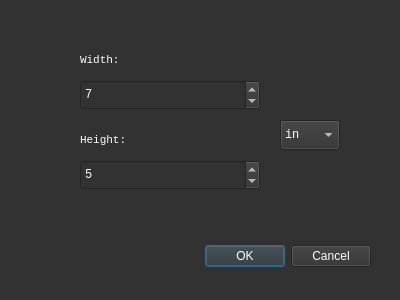
<?xml version="1.0" encoding="UTF-8"?>
<ui version="4.0">
 <class>Dialog</class>
 <widget class="QDialog" name="Dialog">
  <property name="geometry">
   <rect>
    <x>0</x>
    <y>0</y>
    <width>400</width>
    <height>300</height>
   </rect>
  </property>
  <property name="sizePolicy">
   <sizepolicy hsizetype="Fixed" vsizetype="Fixed">
    <horstretch>0</horstretch>
    <verstretch>0</verstretch>
   </sizepolicy>
  </property>
  <property name="minimumSize">
   <size>
    <width>400</width>
    <height>300</height>
   </size>
  </property>
  <property name="maximumSize">
   <size>
    <width>400</width>
    <height>300</height>
   </size>
  </property>
  <property name="windowTitle">
   <string>Choose size</string>
  </property>
  <property name="styleSheet">
   <string notr="true">background-color: #323232; text-color: white</string>
  </property>
  <widget class="QDialogButtonBox" name="button_box">
   <property name="geometry">
    <rect>
     <x>30</x>
     <y>240</y>
     <width>341</width>
     <height>32</height>
    </rect>
   </property>
   <property name="font">
    <font>
     <family>Consolas</family>
    </font>
   </property>
   <property name="styleSheet">
    <string notr="true">color: white</string>
   </property>
   <property name="orientation">
    <enum>Qt::Horizontal</enum>
   </property>
   <property name="standardButtons">
    <set>QDialogButtonBox::Cancel|QDialogButtonBox::Ok</set>
   </property>
  </widget>
  <widget class="QSpinBox" name="width_spin_box">
   <property name="geometry">
    <rect>
     <x>80</x>
     <y>80</y>
     <width>180</width>
     <height>30</height>
    </rect>
   </property>
   <property name="font">
    <font>
     <family>Consolas</family>
    </font>
   </property>
   <property name="styleSheet">
    <string notr="true">color: white</string>
   </property>
   <property name="maximum">
    <number>2000</number>
   </property>
   <property name="value">
    <number>7</number>
   </property>
  </widget>
  <widget class="QSpinBox" name="height_spin_box">
   <property name="geometry">
    <rect>
     <x>80</x>
     <y>160</y>
     <width>180</width>
     <height>30</height>
    </rect>
   </property>
   <property name="font">
    <font>
     <family>Consolas</family>
    </font>
   </property>
   <property name="styleSheet">
    <string notr="true">color: white</string>
   </property>
   <property name="maximum">
    <number>2000</number>
   </property>
   <property name="value">
    <number>5</number>
   </property>
  </widget>
  <widget class="QLabel" name="width_label">
   <property name="geometry">
    <rect>
     <x>80</x>
     <y>50</y>
     <width>50</width>
     <height>20</height>
    </rect>
   </property>
   <property name="font">
    <font>
     <family>Consolas</family>
     <pointsize>8</pointsize>
    </font>
   </property>
   <property name="styleSheet">
    <string notr="true">color: white</string>
   </property>
   <property name="text">
    <string>Width:</string>
   </property>
  </widget>
  <widget class="QLabel" name="height_label">
   <property name="geometry">
    <rect>
     <x>80</x>
     <y>130</y>
     <width>50</width>
     <height>20</height>
    </rect>
   </property>
   <property name="font">
    <font>
     <family>Consolas</family>
     <pointsize>8</pointsize>
    </font>
   </property>
   <property name="styleSheet">
    <string notr="true">color: white</string>
   </property>
   <property name="text">
    <string>Height:</string>
   </property>
  </widget>
  <widget class="QComboBox" name="unit_combo_box">
   <property name="geometry">
    <rect>
     <x>280</x>
     <y>120</y>
     <width>60</width>
     <height>30</height>
    </rect>
   </property>
   <property name="font">
    <font>
     <family>Consolas</family>
    </font>
   </property>
   <property name="styleSheet">
    <string notr="true">color: white</string>
   </property>
   <item>
    <property name="text">
     <string>in</string>
    </property>
   </item>
   <item>
    <property name="text">
     <string>px</string>
    </property>
   </item>
   <item>
    <property name="text">
     <string>cm</string>
    </property>
   </item>
  </widget>
 </widget>
 <resources/>
 <connections>
  <connection>
   <sender>button_box</sender>
   <signal>accepted()</signal>
   <receiver>Dialog</receiver>
   <slot>accept()</slot>
   <hints>
    <hint type="sourcelabel">
     <x>248</x>
     <y>254</y>
    </hint>
    <hint type="destinationlabel">
     <x>157</x>
     <y>274</y>
    </hint>
   </hints>
  </connection>
  <connection>
   <sender>button_box</sender>
   <signal>rejected()</signal>
   <receiver>Dialog</receiver>
   <slot>reject()</slot>
   <hints>
    <hint type="sourcelabel">
     <x>316</x>
     <y>260</y>
    </hint>
    <hint type="destinationlabel">
     <x>286</x>
     <y>274</y>
    </hint>
   </hints>
  </connection>
 </connections>
</ui>
